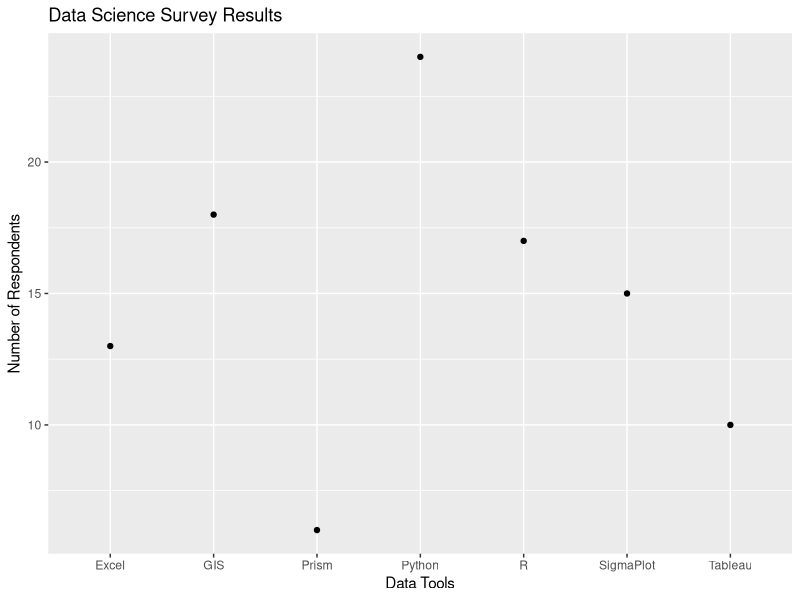
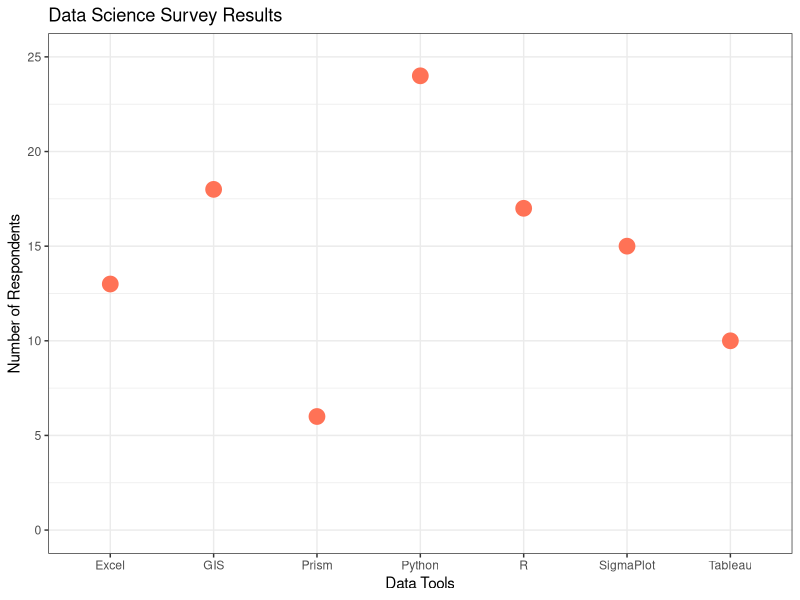

Write the R code that produced these figures, in order.
## ---- chunk 1
knitr::opts_chunk$set(echo = TRUE)
## ---- chunk 2
# Tidy Tuesday Week 1
# Everything that is preceded by a hashtag/pound sign is considered a comment and will not be run by the computer.
# Heili Lowman
# August 11, 2020

#### Intro ####

# In the code below, you'll also notice that my comments may far outnumber the actual lines of code. That's ok. You want to comment, or annotate, your lines of code a LOT so that FUTURE YOU knows what the heck you did.

# Your style of annotation depends on what you prefer, but I most often add in a line of comments that precedes my code. So like this:

# Create a new variable.
leaf <- 3 + 8

# In a script, instead of pressing "Enter" you should also get in the habit of using one of the shortcuts below to run your lines of code:

# To run the current line:
# Mac: Command + Enter
# PC: Control + Enter

# To run all code of a script:
# Mac: Command + Shift + Enter
# PC: Control + Shift + Enter

# Let's try with the following variables.

tree <- 10 + 15

forest <- leaf * tree

# Notice as you run these, they appear in your environment. You can also go back and edit them, re-run them, and they'll change in the environment.

# Now that we've added some content, let's SAVE before we go any further.

#### Datasets ####

# R has a lot of cool data pre-loaded that you can play around with, so we're going to use that to first take a look at how datasets work in R.

# The pre-loaded dataset we'll be working with today is called iris, and we can take a look at it by typing and running the following:

View(iris)

# You should see 5 columns with information about samples' sepal and petal length and width from multiple different species.

# Now, let's learn some basic tools we can use to take a look at our datasets.

# This will allow you to take a look at the top part of the dataset (if we had not yet opened the viewer tab).
head(iris)

# This will allow you to take a look at the bottom part of the dataset.
tail(iris)

# Also, you can call certain parts of the dataset using the dollar sign ($).
# So, if you wanted to calculate the mean sepal length of all samples and assign it to a variable:

mean_sl <- mean(iris$Sepal.Length)

# Or you could calculate the maximum petal width:

max_pw <- max(iris$Petal.Width)

# The last useful dataset function we'll take a look at is str():
str(iris)

# This tells us the types of data within your dataset.
# num is numerical. Examples of this include 1, 2.83, 9374547389, etc.
# Factor is categorical. Examples of this include species, colors, etc.

# We will also learn about some other forms of data as we go, but just know for now that data within a dataset comes in multiple forms, so it's important to check to see what type of data they are.

#### Plotting ####

# The final thing we'll do today is upload a dataset from our computers and create a fun plot with it.

# In order to load this data, we'll first need to load the package that allows us to do so.

# The library() function tells R to take the tidyverse package off the shelf and start using it so we can use the functions inside of it.
library(tidyverse)

# Now, we'll upload a dataset containing information about the data science survey results and assign it a useful name.

survey <- read_csv("survey_data.csv")

# And let's take a look at it.

View(survey)

# Before we plot anything, let's be certain we know what structure our data is in.

str(survey)

# So, it's recognizing Tools as a vector of characters (a.k.a. a string of letters) and the remaining columns as numerical.

# Let's go ahead and build a bar plot of this data.

survey_graph <- ggplot(survey, aes(x = Tools, y = Know)) +
  geom_point() +
  ggtitle("Data Science Survey Results") +
  xlab("Data Tools") +
  ylab("Number of Respondents")

survey_graph

# Let's make some edits to:
# (1) add a different point color and size
# (2) fix the y axis to start from zero
# (3) make the grey background white.

survey_graph2 <- ggplot(survey, aes(x = Tools, y = Know)) +
  geom_point(color = "coral1", size = 5) + # Edits point color and size.
  ggtitle("Data Science Survey Results") +
  xlab("Data Tools") +
  ylim(0, 25) + # Start y axis at zero.
  ylab("Number of Respondents") +
  theme_bw() # Remove grey background.

survey_graph2  

# Congratulations! You just made and edited a figure in R!

# Along the way, you might have noticed that we've been adding extra pound symbols to our section headers. If you click what looks like a table of contents icon to the upper right of your script window, you'll see your existing table of contents pop up! These extra pound symbols help keep your scripts doubly organized :)

